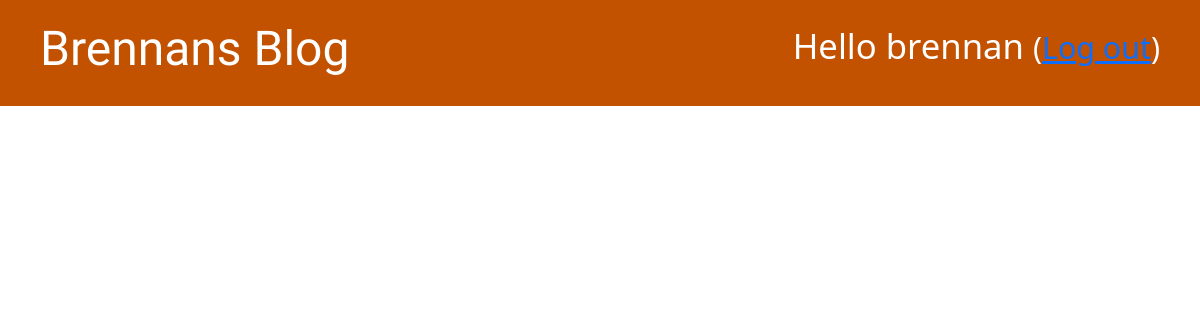
The page /drafts/ (signed in) on the database as committed earlier.
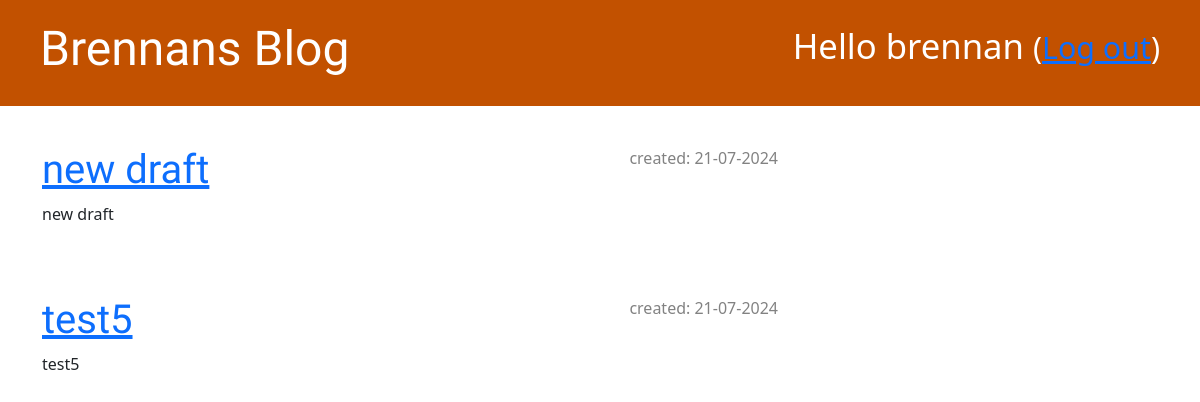
The same page on the database as committed later.
### blog/models.py (models this page shows, shortened)
class Post(models.Model):
    author = models.ForeignKey(settings.AUTH_USER_MODEL, on_delete=models.CASCADE)
    title = models.CharField(max_length=200)
    text = models.TextField()
    created_date = models.DateTimeField(default=timezone.now)
    published_date = models.DateTimeField(blank=True, null=True)

### blog/views.py (the view)
# urls.py: path('drafts/', views.post_draft_list, name='post_draft_list'),
@login_required
def post_draft_list(request):
    posts = Post.objects.filter(published_date__isnull=True).order_by('created_date')
    return render(request, 'blog/post_draft_list.html', {'posts': posts})

### blog/templates/blog/post_draft_list.html
{% extends 'blog/base.html' %}
{% block content %}
    {% for post in posts %}
        <div class="post">
            <p class="date">created: {{ post.created_date|date:'d-m-Y' }}</p>
            <h1><a href="{% url 'post_detail' pk=post.pk %}">{{ post.title }}</a></h1>
            <p>{{ post.text|truncatechars:200 }}</p>
        </div>
    {% endfor %}
{% endblock %}

Rows that differ between the two databases and show on the page:
added Post: created_date "21-07-2024", title "new draft", text "new draft"
added Post: created_date "21-07-2024", title "test5", text "test5"
